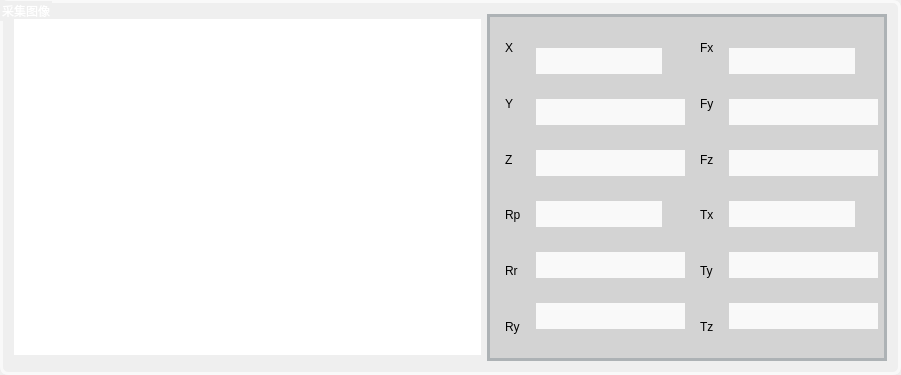
            <widget class="QGroupBox" name="groupBox_3">
             <property name="sizePolicy">
              <sizepolicy hsizetype="Preferred" vsizetype="Fixed">
               <horstretch>0</horstretch>
               <verstretch>0</verstretch>
              </sizepolicy>
             </property>
             <property name="minimumSize">
              <size>
               <width>0</width>
               <height>375</height>
              </size>
             </property>
             <property name="styleSheet">
              <string notr="true">font: 15pt &quot;Adobe 黑体 Std R&quot;;
border-color: rgb(249, 249, 249);
border: 3px solid #f9f9f9;      /* 边框粗细+颜色 */
border-radius: 8px;         /* 圆角半径 */
margin-top: 1ex;
color:white
</string>
             </property>
             <property name="title">
              <string>采集图像</string>
             </property>
             <property name="alignment">
              <set>Qt::AlignLeading|Qt::AlignLeft|Qt::AlignVCenter</set>
             </property>
             <layout class="QHBoxLayout" name="horizontalLayout_7">
              <item>
               <widget class="QLabel" name="VisionPictureRGB_2">
                <property name="sizePolicy">
                 <sizepolicy hsizetype="Fixed" vsizetype="Fixed">
                  <horstretch>0</horstretch>
                  <verstretch>0</verstretch>
                 </sizepolicy>
                </property>
                <property name="minimumSize">
                 <size>
                  <width>467</width>
                  <height>336</height>
                 </size>
                </property>
                <property name="styleSheet">
                 <string notr="true">border-radius: 0px; 
border:none;
background-color: rgb(255, 255, 255);</string>
                </property>
                <property name="text">
                 <string/>
                </property>
                <property name="alignment">
                 <set>Qt::AlignCenter</set>
                </property>
               </widget>
              </item>
              <item>
               <widget class="QWidget" name="widget_4" native="true">
                <property name="sizePolicy">
                 <sizepolicy hsizetype="Fixed" vsizetype="Preferred">
                  <horstretch>0</horstretch>
                  <verstretch>0</verstretch>
                 </sizepolicy>
                </property>
                <property name="minimumSize">
                 <size>
                  <width>400</width>
                  <height>0</height>
                 </size>
                </property>
                <property name="styleSheet">
                 <string notr="true">border-color: rgb(173, 178, 181);
background-color:#d3d3d3;
border-radius: 0px; 
color:black;
font: 14pt &quot;Adobe 黑体 Std R&quot;;
</string>
                </property>
                <layout class="QHBoxLayout" name="horizontalLayout">
                 <item>
                  <widget class="QWidget" name="widget_10" native="true">
                   <property name="styleSheet">
                    <string notr="true">border:none
</string>
                   </property>
                   <layout class="QVBoxLayout" name="verticalLayout_7">
                    <property name="topMargin">
                     <number>0</number>
                    </property>
                    <property name="bottomMargin">
                     <number>0</number>
                    </property>
                    <item>
                     <widget class="QLabel" name="label">
                      <property name="text">
                       <string>X</string>
                      </property>
                     </widget>
                    </item>
                    <item>
                     <widget class="QLabel" name="label_2">
                      <property name="text">
                       <string>Y</string>
                      </property>
                     </widget>
                    </item>
                    <item>
                     <widget class="QLabel" name="label_3">
                      <property name="text">
                       <string>Z</string>
                      </property>
                     </widget>
                    </item>
                    <item>
                     <widget class="QLabel" name="label_4">
                      <property name="text">
                       <string>Rp</string>
                      </property>
                     </widget>
                    </item>
                    <item>
                     <widget class="QLabel" name="label_6">
                      <property name="text">
                       <string>Rr</string>
                      </property>
                     </widget>
                    </item>
                    <item>
                     <widget class="QLabel" name="label_32">
                      <property name="text">
                       <string>Ry</string>
                      </property>
                     </widget>
                    </item>
                   </layout>
                  </widget>
                 </item>
                 <item>
                  <widget class="QWidget" name="widget_19" native="true">
                   <property name="sizePolicy">
                    <sizepolicy hsizetype="Preferred" vsizetype="Preferred">
                     <horstretch>0</horstretch>
                     <verstretch>0</verstretch>
                    </sizepolicy>
                   </property>
                   <property name="styleSheet">
                    <string notr="true">border:none
</string>
                   </property>
                   <layout class="QVBoxLayout" name="verticalLayout_20">
                    <property name="spacing">
                     <number>7</number>
                    </property>
                    <property name="leftMargin">
                     <number>0</number>
                    </property>
                    <property name="topMargin">
                     <number>7</number>
                    </property>
                    <property name="rightMargin">
                     <number>0</number>
                    </property>
                    <property name="bottomMargin">
                     <number>0</number>
                    </property>
                    <item>
                     <widget class="QLineEdit" name="lineEdit_24">
                      <property name="sizePolicy">
                       <sizepolicy hsizetype="Fixed" vsizetype="Fixed">
                        <horstretch>0</horstretch>
                        <verstretch>0</verstretch>
                       </sizepolicy>
                      </property>
                      <property name="minimumSize">
                       <size>
                        <width>100</width>
                        <height>0</height>
                       </size>
                      </property>
                      <property name="styleSheet">
                       <string notr="true">background-color: #f9f9f9;
padding: 5px 10px;
border:none;
margin-top: 0px;</string>
                      </property>
                     </widget>
                    </item>
                    <item>
                     <widget class="QLineEdit" name="lineEdit_25">
                      <property name="styleSheet">
                       <string notr="true">background-color: #f9f9f9;
padding: 5px 10px;
border:none;
margin-top: 0px;</string>
                      </property>
                     </widget>
                    </item>
                    <item>
                     <widget class="QLineEdit" name="lineEdit_26">
                      <property name="styleSheet">
                       <string notr="true">background-color: #f9f9f9;
padding: 5px 10px;
border:none;
margin-top: 0px;</string>
                      </property>
                     </widget>
                    </item>
                    <item>
                     <widget class="QLineEdit" name="lineEdit_27">
                      <property name="sizePolicy">
                       <sizepolicy hsizetype="Fixed" vsizetype="Fixed">
                        <horstretch>0</horstretch>
                        <verstretch>0</verstretch>
                       </sizepolicy>
                      </property>
                      <property name="styleSheet">
                       <string notr="true">background-color: #f9f9f9;
padding: 5px 10px;
border:none;
margin-top: 0px;</string>
                      </property>
                     </widget>
                    </item>
                    <item>
                     <widget class="QLineEdit" name="lineEdit_28">
                      <property name="styleSheet">
                       <string notr="true">background-color: #f9f9f9;
padding: 5px 10px;
border:none;
margin-top: 0px;</string>
                      </property>
                     </widget>
                    </item>
                    <item>
                     <widget class="QLineEdit" name="lineEdit_29">
                      <property name="styleSheet">
                       <string notr="true">background-color: #f9f9f9;
padding: 5px 10px;
border:none;
margin-top: 0px;</string>
                      </property>
                     </widget>
                    </item>
                   </layout>
                  </widget>
                 </item>
                 <item>
                  <widget class="QWidget" name="widget_12" native="true">
                   <property name="styleSheet">
                    <string notr="true">border:none
</string>
                   </property>
                   <layout class="QVBoxLayout" name="verticalLayout_17">
                    <property name="topMargin">
                     <number>0</number>
                    </property>
                    <property name="bottomMargin">
                     <number>0</number>
                    </property>
                    <item>
                     <widget class="QLabel" name="label_37">
                      <property name="text">
                       <string>Fx</string>
                      </property>
                     </widget>
                    </item>
                    <item>
                     <widget class="QLabel" name="label_38">
                      <property name="text">
                       <string>Fy</string>
                      </property>
                     </widget>
                    </item>
                    <item>
                     <widget class="QLabel" name="label_39">
                      <property name="text">
                       <string>Fz</string>
                      </property>
                     </widget>
                    </item>
                    <item>
                     <widget class="QLabel" name="label_40">
                      <property name="text">
                       <string>Tx</string>
                      </property>
                     </widget>
                    </item>
                    <item>
                     <widget class="QLabel" name="label_41">
                      <property name="text">
                       <string>Ty</string>
                      </property>
                     </widget>
                    </item>
                    <item>
                     <widget class="QLabel" name="label_33">
                      <property name="text">
                       <string>Tz</string>
                      </property>
                     </widget>
                    </item>
                   </layout>
                  </widget>
                 </item>
                 <item>
                  <widget class="QWidget" name="widget_18" native="true">
                   <property name="sizePolicy">
                    <sizepolicy hsizetype="Preferred" vsizetype="Preferred">
                     <horstretch>0</horstretch>
                     <verstretch>0</verstretch>
                    </sizepolicy>
                   </property>
                   <property name="styleSheet">
                    <string notr="true">border:none
</string>
                   </property>
                   <layout class="QVBoxLayout" name="verticalLayout_19">
                    <property name="spacing">
                     <number>7</number>
                    </property>
                    <property name="leftMargin">
                     <number>0</number>
                    </property>
                    <property name="topMargin">
                     <number>7</number>
                    </property>
                    <property name="rightMargin">
                     <number>0</number>
                    </property>
                    <property name="bottomMargin">
                     <number>0</number>
                    </property>
                    <item>
                     <widget class="QLineEdit" name="lineEdit_18">
                      <property name="sizePolicy">
                       <sizepolicy hsizetype="Fixed" vsizetype="Fixed">
                        <horstretch>0</horstretch>
                        <verstretch>0</verstretch>
                       </sizepolicy>
                      </property>
                      <property name="minimumSize">
                       <size>
                        <width>100</width>
                        <height>0</height>
                       </size>
                      </property>
                      <property name="styleSheet">
                       <string notr="true">background-color: #f9f9f9;
padding: 5px 10px;
border:none;
margin-top: 0px;</string>
                      </property>
                     </widget>
                    </item>
                    <item>
                     <widget class="QLineEdit" name="lineEdit_19">
                      <property name="styleSheet">
                       <string notr="true">background-color: #f9f9f9;
padding: 5px 10px;
border:none;
margin-top: 0px;</string>
                      </property>
                     </widget>
                    </item>
                    <item>
                     <widget class="QLineEdit" name="lineEdit_20">
                      <property name="styleSheet">
                       <string notr="true">background-color: #f9f9f9;
padding: 5px 10px;
border:none;
margin-top: 0px;</string>
                      </property>
                     </widget>
                    </item>
                    <item>
                     <widget class="QLineEdit" name="lineEdit_21">
                      <property name="sizePolicy">
                       <sizepolicy hsizetype="Fixed" vsizetype="Fixed">
                        <horstretch>0</horstretch>
                        <verstretch>0</verstretch>
                       </sizepolicy>
                      </property>
                      <property name="styleSheet">
                       <string notr="true">background-color: #f9f9f9;
padding: 5px 10px;
border:none;
margin-top: 0px;</string>
                      </property>
                     </widget>
                    </item>
                    <item>
                     <widget class="QLineEdit" name="lineEdit_22">
                      <property name="styleSheet">
                       <string notr="true">background-color: #f9f9f9;
padding: 5px 10px;
border:none;
margin-top: 0px;</string>
                      </property>
                     </widget>
                    </item>
                    <item>
                     <widget class="QLineEdit" name="lineEdit_23">
                      <property name="styleSheet">
                       <string notr="true">background-color: #f9f9f9;
padding: 5px 10px;
border:none;
margin-top: 0px;</string>
                      </property>
                     </widget>
                    </item>
                   </layout>
                  </widget>
                 </item>
                </layout>
               </widget>
              </item>
             </layout>
            </widget>
